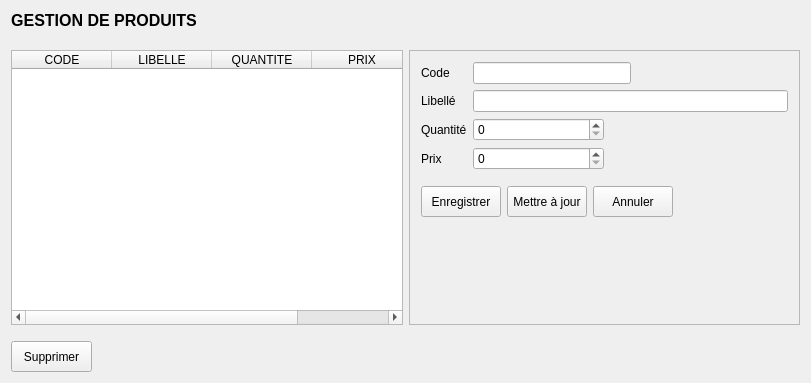
<?xml version="1.0" encoding="UTF-8"?>
<ui version="4.0">
 <class>MyQt5App</class>
 <widget class="QWidget" name="MyQt5App">
  <property name="geometry">
   <rect>
    <x>0</x>
    <y>0</y>
    <width>811</width>
    <height>383</height>
   </rect>
  </property>
  <property name="windowTitle">
   <string>Produit</string>
  </property>
  <layout class="QVBoxLayout" name="verticalLayout_2">
   <item>
    <layout class="QHBoxLayout" name="horizontalLayout_5">
     <item>
      <widget class="QLabel" name="label_5">
       <property name="text">
        <string>&lt;html&gt;&lt;head/&gt;&lt;body&gt;&lt;p align=&quot;center&quot;&gt;&lt;span style=&quot; font-size:12pt; font-weight:600;&quot;&gt;GESTION DE PRODUITS&lt;/span&gt;&lt;/p&gt;&lt;/body&gt;&lt;/html&gt;</string>
       </property>
      </widget>
     </item>
     <item>
      <spacer name="horizontalSpacer_5">
       <property name="orientation">
        <enum>Qt::Horizontal</enum>
       </property>
       <property name="sizeHint" stdset="0">
        <size>
         <width>308</width>
         <height>20</height>
        </size>
       </property>
      </spacer>
     </item>
    </layout>
   </item>
   <item>
    <spacer name="verticalSpacer_3">
     <property name="orientation">
      <enum>Qt::Vertical</enum>
     </property>
     <property name="sizeType">
      <enum>QSizePolicy::Fixed</enum>
     </property>
     <property name="sizeHint" stdset="0">
      <size>
       <width>20</width>
       <height>13</height>
      </size>
     </property>
    </spacer>
   </item>
   <item>
    <layout class="QHBoxLayout" name="horizontalLayout_6">
     <item>
      <widget class="QTableWidget" name="tableProduit">
       <property name="minimumSize">
        <size>
         <width>323</width>
         <height>218</height>
        </size>
       </property>
       <column>
        <property name="text">
         <string>CODE</string>
        </property>
       </column>
       <column>
        <property name="text">
         <string>LIBELLE</string>
        </property>
       </column>
       <column>
        <property name="text">
         <string>QUANTITE</string>
        </property>
       </column>
       <column>
        <property name="text">
         <string>PRIX</string>
        </property>
       </column>
      </widget>
     </item>
     <item>
      <widget class="QFrame" name="frame">
       <property name="minimumSize">
        <size>
         <width>323</width>
         <height>218</height>
        </size>
       </property>
       <property name="frameShape">
        <enum>QFrame::StyledPanel</enum>
       </property>
       <property name="frameShadow">
        <enum>QFrame::Raised</enum>
       </property>
       <layout class="QVBoxLayout" name="verticalLayout">
        <item>
         <layout class="QFormLayout" name="formLayout">
          <item row="0" column="0">
           <widget class="QLabel" name="label">
            <property name="text">
             <string>Code</string>
            </property>
           </widget>
          </item>
          <item row="0" column="1">
           <layout class="QHBoxLayout" name="horizontalLayout">
            <item>
             <widget class="QLineEdit" name="editCode"/>
            </item>
            <item>
             <spacer name="horizontalSpacer">
              <property name="orientation">
               <enum>Qt::Horizontal</enum>
              </property>
              <property name="sizeHint" stdset="0">
               <size>
                <width>78</width>
                <height>20</height>
               </size>
              </property>
             </spacer>
            </item>
           </layout>
          </item>
          <item row="1" column="0">
           <widget class="QLabel" name="label_2">
            <property name="text">
             <string>Libellé</string>
            </property>
           </widget>
          </item>
          <item row="1" column="1">
           <widget class="QLineEdit" name="editLibelle"/>
          </item>
          <item row="2" column="0">
           <widget class="QLabel" name="label_3">
            <property name="text">
             <string>Quantité</string>
            </property>
           </widget>
          </item>
          <item row="2" column="1">
           <layout class="QHBoxLayout" name="horizontalLayout_2">
            <item>
             <widget class="QSpinBox" name="spboxQte">
              <property name="minimumSize">
               <size>
                <width>131</width>
                <height>22</height>
               </size>
              </property>
             </widget>
            </item>
            <item>
             <spacer name="horizontalSpacer_2">
              <property name="orientation">
               <enum>Qt::Horizontal</enum>
              </property>
              <property name="sizeHint" stdset="0">
               <size>
                <width>78</width>
                <height>20</height>
               </size>
              </property>
             </spacer>
            </item>
           </layout>
          </item>
          <item row="3" column="0">
           <widget class="QLabel" name="label_4">
            <property name="text">
             <string>Prix</string>
            </property>
           </widget>
          </item>
          <item row="3" column="1">
           <layout class="QHBoxLayout" name="horizontalLayout_4">
            <item>
             <widget class="QSpinBox" name="spboxPrix">
              <property name="minimumSize">
               <size>
                <width>131</width>
                <height>22</height>
               </size>
              </property>
             </widget>
            </item>
            <item>
             <spacer name="horizontalSpacer_3">
              <property name="orientation">
               <enum>Qt::Horizontal</enum>
              </property>
              <property name="sizeHint" stdset="0">
               <size>
                <width>78</width>
                <height>20</height>
               </size>
              </property>
             </spacer>
            </item>
           </layout>
          </item>
         </layout>
        </item>
        <item>
         <layout class="QHBoxLayout" name="horizontalLayout_3">
          <property name="topMargin">
           <number>10</number>
          </property>
          <item>
           <widget class="QPushButton" name="btnSaveProduit">
            <property name="minimumSize">
             <size>
              <width>61</width>
              <height>31</height>
             </size>
            </property>
            <property name="text">
             <string>Enregistrer</string>
            </property>
           </widget>
          </item>
          <item>
           <widget class="QPushButton" name="btnUpdateProduit">
            <property name="minimumSize">
             <size>
              <width>71</width>
              <height>31</height>
             </size>
            </property>
            <property name="text">
             <string>Mettre à jour</string>
            </property>
           </widget>
          </item>
          <item>
           <widget class="QPushButton" name="btnAnnuler">
            <property name="minimumSize">
             <size>
              <width>61</width>
              <height>31</height>
             </size>
            </property>
            <property name="text">
             <string>Annuler</string>
            </property>
           </widget>
          </item>
          <item>
           <spacer name="horizontalSpacer_4">
            <property name="orientation">
             <enum>Qt::Horizontal</enum>
            </property>
            <property name="sizeHint" stdset="0">
             <size>
              <width>58</width>
              <height>28</height>
             </size>
            </property>
           </spacer>
          </item>
         </layout>
        </item>
        <item>
         <spacer name="verticalSpacer_2">
          <property name="orientation">
           <enum>Qt::Vertical</enum>
          </property>
          <property name="sizeHint" stdset="0">
           <size>
            <width>20</width>
            <height>78</height>
           </size>
          </property>
         </spacer>
        </item>
       </layout>
      </widget>
     </item>
    </layout>
   </item>
   <item>
    <layout class="QHBoxLayout" name="horizontalLayout_7">
     <property name="topMargin">
      <number>10</number>
     </property>
     <item>
      <widget class="QPushButton" name="btnDelProduit">
       <property name="minimumSize">
        <size>
         <width>81</width>
         <height>31</height>
        </size>
       </property>
       <property name="text">
        <string>Supprimer</string>
       </property>
      </widget>
     </item>
     <item>
      <spacer name="horizontalSpacer_6">
       <property name="orientation">
        <enum>Qt::Horizontal</enum>
       </property>
       <property name="sizeHint" stdset="0">
        <size>
         <width>688</width>
         <height>28</height>
        </size>
       </property>
      </spacer>
     </item>
    </layout>
   </item>
  </layout>
 </widget>
 <layoutdefault spacing="6" margin="11"/>
 <resources/>
 <connections/>
</ui>
